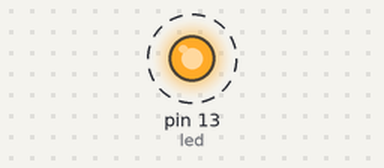
A sketch run on a simulated Arduino Uno, built with avr-gcc and run on an emulated ATmega328P. Parts: output pins drawn as LEDs (lit = HIGH). Dashed ring = blinking. What the sketch prints to the serial monitor is not drawn.

Above: at 0.2 s.
Timing chart, 0 to 3.0 s (numbered marks = the images above):
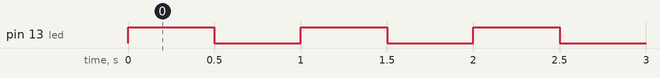

The sketch:

connection_test.ino
```cpp
/*
 * connection_test.ino
 * ---------------------------------------------------------------------------
 * Minimal sketch to confirm that the computer can upload to the board and talk
 * to it. Run this FIRST, before any sensor sketch. It needs no external components.
 *
 * HOW TO USE
 *   1. Disconnect all wiring; leave only the Arduino and the USB cable.
 *   2. Tools -> Board -> Arduino Uno
 *   3. Tools -> Port -> the port that appears only when the board is plugged in
 *   4. Upload, then open Tools -> Serial Monitor at 9600 baud.
 *
 * IT WORKS IF: the small LED marked "L" on the board blinks once per second,
 * and the Serial Monitor prints an increasing number of seconds.
 *
 * ---------------------------------------------------------------------------
 */

const int led = 13;   // The Uno has an LED soldered to pin 13, marked "L"

void setup() {
  Serial.begin(9600);
  pinMode(led, OUTPUT);
  Serial.println("Arduino connected!");
}

void loop() {
  digitalWrite(led, HIGH);
  delay(500);
  digitalWrite(led, LOW);
  delay(500);
  Serial.print("Uptime (s): ");
  Serial.println(millis() / 1000);
}
```

Measured:
- by itself, pin 13 (led): alternates HIGH for 0.50 s and LOW for 0.50 s
